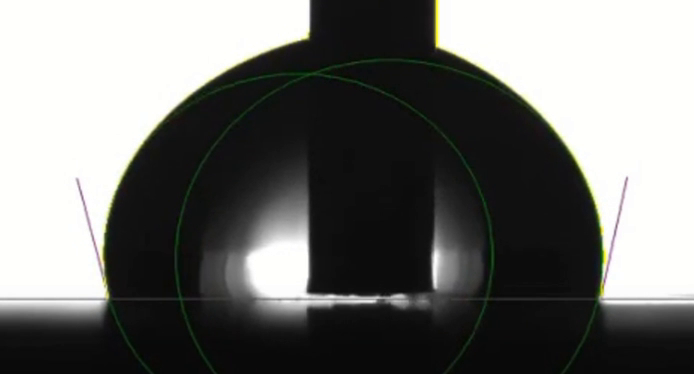
#> input picture frame 59 of python/video.mp4, 694 x 374 px, given in place of video_sample.mp4, which was not available
$ python hysteresis_final.py
#> lines starting #> are read from the running program, lines starting #| are printed output that depends on the picture; after the words box and inside, x2 and y2 are one past the last pixel; in counts of white or black regions, pixels touching at a corner belong together; pictures that were not available may be replaced by others from this repository, and a replacement may not be noted
### python/Thresholds.py
import cv2
import os
import numpy as np
import matplotlib.pyplot as plt
from pathlib import Path
from matplotlib.widgets import Slider
# from ADB_extractor import image_retrieval_from_phone

# Global list to keep track of the contour plot objects
contour_lines = []

# [83 lines left out: functions log_thresholds, update, on_close, get_latest_file, load_latest_image_path, not called in this run]

def get_threshes(image):

    # Convert the image to grayscale
    gray_image = cv2.cvtColor(image, cv2.COLOR_BGR2GRAY)

    # Create a matplotlib figure
    fig, ax = plt.subplots(figsize=(10, 6))
    plt.subplots_adjust(bottom=0.25)

    # Display the image
    ax.imshow(cv2.cvtColor(image, cv2.COLOR_BGR2RGB))
    ax.set_title('Adjust the Canny Thresholds')

    # Add sliders for adjusting the lower and upper threshold values
    ax_slider_lower = plt.axes([0.1, 0.01, 0.65, 0.03], facecolor='lightgoldenrodyellow')
    slider_lower = Slider(ax_slider_lower, 'Lower Threshold', 0, 255, valinit=100, valstep=1)

    ax_slider_upper = plt.axes([0.1, 0.06, 0.65, 0.03], facecolor='lightgoldenrodyellow')
    slider_upper = Slider(ax_slider_upper, 'Upper Threshold', 0, 255, valinit=200, valstep=1)

    # Attach the update function to the sliders
    slider_lower.on_changed(lambda val: update(val, slider_lower, slider_upper, ax, fig, image, gray_image))
    slider_upper.on_changed(lambda val: update(val, slider_lower, slider_upper, ax, fig, image, gray_image))


    # Connect the close event to log the final thresholds
    fig.canvas.mpl_connect('close_event', lambda event: on_close(event, slider_lower, slider_upper))
    # Access the current figure's Tkinter window
    canvas = plt.gcf().canvas
    tk_window = canvas.manager.window
    # Set the window size and position using Tkinter's geometry method
    tk_window.geometry("960x540+0+0")  # Position at (0, 0) with size 960x540
    # Show the plot
    plt.show()

# [7 lines left out: function Threshold, not called in this run]

### python/hysteresis_final.py
# Import necessary libraries
import io
import cv2
import os
import numpy as np
import csv
import scipy
import warnings
from pathlib import Path
import matplotlib.pyplot as plt
from matplotlib.widgets import Slider
from collections import defaultdict
# from ADB_extractor import video_retrieval_from_phone
from Thresholds import get_threshes
# warnings.filterwarnings("ignore", category=np.RankWarning)

# Global variables for cropping
ref_point = []
cropping = False
vertical_lines = [None, None]

file_path = "Contact_Angle_Hysteresis.txt"
with open(file_path, "w") as file:
    file.write("Hysteresis Analysis started...\n")

# Mouse callback function to select the cropping area
# [50 lines left out: function crop_image, not called in this run]

# Function to resize the image to fit within the screen
def resize_to_fit_screen(image, screen_width=1920, screen_height=1080):
    """
    Resizes the image to fit within the screen dimensions while maintaining the aspect ratio.

    Args:
        image: The input image to resize.
        screen_width: Maximum width of the screen.
        screen_height: Maximum height of the screen.

    Returns:
        Resized image and the scale factor.
    """
    h, w = image.shape[:2]
    scale = min(screen_width / w, screen_height / h)
    if scale < 1:  # Resize only if the image is larger than the screen
        resized_image = cv2.resize(image, (int(w * scale), int(h * scale)), interpolation=cv2.INTER_AREA)
        return resized_image, scale
    return image, 1.0  # Return the original image if no resizing is needed

# Function to allow the user to crop the image
def get_cropped_image(image):
    '''
    Allows the user to interactively crop the input image using OpenCV.

    Args:
        image: Input image to be cropped.

    Returns:
        Cropped portion of the image or the original image if cropping is skipped.
    '''
    global ref_point,cropping

    if image is None:
        with open(file_path, "a") as file:
            file.write("Input image is None. Please provide a valid image.\n")
        raise ValueError("Input image is None. Please provide a valid image.")

    # Resize the image to fit the screen
    resized_image, scale = resize_to_fit_screen(image)

    clone = resized_image.copy()

    # Set up the window and set the mouse callback function for cropping
    cv2.namedWindow("Crop Image")
    # Resize the window (width, height)
    cv2.resizeWindow("Crop Image", 960, 540)
    # Move the window (x, y position on screen)
    cv2.moveWindow("Crop Image", 0 , 0)
    cv2.setMouseCallback("Crop Image", crop_image, param=clone)

    # Display the image and wait for cropping
    while True:
        cv2.imshow("Crop Image", clone)
        key = cv2.waitKey(1) & 0xFF

        # Press 'r' to reset cropping
        if key == ord("r"):
            ref_point = []  # Clear previous ROI points
            # clone = image.copy()  # Reset the clone to the original image
            print("Reset cropping selection.")
            with open(file_path, "a") as file:
                file.write("Reset cropping selection.\n")

        # Press 'c' to confirm the crop and break the loop
        elif key == ord("c") and len(ref_point) == 2:
            print("Cropping confirmed.")
            with open(file_path, "a") as file:
                file.write("Cropping confirmed.\n")
            cropping=True
            break

        # Press 'n' to skip cropping
        elif key == ord("n"):
            cv2.destroyAllWindows()  # Close the window
            return image,scale  # Return the original image without cropping

        # Check if the window is closed
        if cv2.getWindowProperty("Crop Image", cv2.WND_PROP_VISIBLE) < 1:
            print("Window closed.")
            with open(file_path, "a") as file:
                file.write("Window closed.\n")
            cv2.destroyAllWindows()
            return image,scale  # Return the original image without cropping

    # Close the cropping window after confirmation
    cv2.destroyAllWindows()

    # Crop the selected area
    if len(ref_point) == 2:
        x0, y0 = int(ref_point[0][0] / scale), int(ref_point[0][1] / scale)
        x1, y1 = int(ref_point[1][0] / scale), int(ref_point[1][1] / scale)
        # Get the coordinates in correct order
        x0, x1 = min(x0, x1), max(x0, x1)
        y0, y1 = min(y0, y1), max(y0, y1)

        if x0 == x1 or y0 == y1:
            with open(file_path, "a") as file:
                file.write("Cropping region must have a non-zero area.\n")
            raise ValueError("Cropping region must have a non-zero area.")

        cropped_image = image[y0:y1, x0:x1]
        return cropped_image,scale
    else:
        return image,scale

def read_last_thresholds(file_path2='thresholds_log.txt'):
    """Reads the last logged thresholds from the file."""
    try:
        with open(file_path2, 'r') as file:
            lines = file.readlines()
            # If the file is not empty, get the last line
            if lines:
                last_line = lines[-1].strip()
                # Extract the values of lower and upper thresholds
                lower_threshold = int(last_line.split('Final Lower Threshold: ')[1].split(',')[0])
                upper_threshold = int(last_line.split('Final Upper Threshold: ')[1].split(',')[0])
                return lower_threshold, upper_threshold
            else:
                print("No thresholds found in the file.")
                with open(file_path, "a") as file:
                    file.write("No thresholds found in the file.\n")
                return None, None
    except FileNotFoundError:
        print("Thresholds log file not found.")
        with open(file_path, "a") as file:
            file.write("Thresholds log file not found.\n")
        return None, None

# Baseline selection from the first frame
def select_baseline(image):
    """
    Select the baseline y-position from the image by using a slider in a matplotlib plot.

    Args:
        image (numpy.ndarray): The input image for baseline selection.

    Returns:
        int: Selected baseline y-position.
    """
    if image is None:
        with open(file_path, "a") as file:
            file.write("Input image is None. Please provide a valid image.\n")
        raise ValueError("Input image is None. Please provide a valid image.")

    fig, ax = plt.subplots()
    plt.subplots_adjust(bottom=0.25)

    ax.imshow(cv2.cvtColor(image, cv2.COLOR_BGR2RGB))
    ax.set_title('Adjust the baseline using the slider')

    # Initial baseline y position
    init_baseline_y = image.shape[0] // 2

    # Create a slider for baseline adjustment
    ax_baseline = plt.axes([0.2, 0.1, 0.65, 0.03], facecolor='lightgoldenrodyellow')
    baseline_slider = Slider(ax_baseline, 'Baseline Y', 0, image.shape[0], valinit=init_baseline_y)

    # Draw the baseline
    line = ax.axhline(y=init_baseline_y, color='r', linestyle='--')

    # Update function for the slider
    # [4 lines left out: function update, not called in this run]

    baseline_slider.on_changed(update)
    # Access the current figure's Tkinter window
    canvas = plt.gcf().canvas
    tk_window = canvas.manager.window
    # Set the window size and position using Tkinter's geometry method
    tk_window.geometry("960x540+0+0")
    plt.show()

    return int(baseline_slider.val)

def select_vertical_lines(image):
    '''
    Allow the user to select two vertical lines around the needle using sliders.
    Args:
        image: The input image for vertical line selection.
    '''
    global vertical_lines

    if image is None:
        with open(file_path, "a") as file:
            file.write("Input image is None. Please provide a valid image.\n")
        raise ValueError("Input image is None. Please provide a valid image.")

    fig, ax = plt.subplots()
    plt.subplots_adjust(bottom=0.25)
    ax.imshow(cv2.cvtColor(image, cv2.COLOR_BGR2RGB))
    ax.set_title('Adjust the vertical lines using the sliders')

    # Initial positions for the vertical lines (starting at one-third and two-thirds of image width)
    init_left_line = image.shape[1] // 3
    init_right_line = 2 * image.shape[1] // 3

    # Create sliders for vertical lines
    ax_left_line = plt.axes([0.2, 0.05, 0.65, 0.03], facecolor='lightgoldenrodyellow')
    left_slider = Slider(ax_left_line, 'Left Line X', 0, image.shape[1], valinit=init_left_line)
    ax_right_line = plt.axes([0.2, 0.02, 0.65, 0.03], facecolor='lightgoldenrodyellow')
    right_slider = Slider(ax_right_line, 'Right Line X', 0, image.shape[1], valinit=init_right_line)

    # Create vertical lines based on the sliders
    left_line = ax.axvline(x=init_left_line, color='g', linestyle='--')
    right_line = ax.axvline(x=init_right_line, color='g', linestyle='--')

    # [4 lines left out: function update_lines, not called in this run]

    left_slider.on_changed(update_lines)
    right_slider.on_changed(update_lines)
    # Access the current figure's Tkinter window
    canvas = plt.gcf().canvas
    tk_window = canvas.manager.window
    # Set the window size and position using Tkinter's geometry method
    tk_window.geometry("960x540+0+0")
    plt.show()

    vertical_lines[0] = int(left_slider.val)
    vertical_lines[1] = int(right_slider.val)

    return vertical_lines

def average_y_for_same_x(points):
    '''
    Averages the y-coordinates for all points sharing the same x-coordinate.

    Args:
        points: List or array of [x, y] points.

    Returns:
        Numpy array of unique x-coordinates with averaged y-coordinates.
    '''
    if not points.any():
        with open(file_path, "a") as file:
            file.write("Input points array of points with same x-coordinate is empty.\n")
        raise ValueError("Input points array of points with same x-coordinate is empty.")

    x_dict = defaultdict(list)

    for point in points:
        x_dict[point[0]].append(point[1])

    averaged_points = []
    for x, y_values in x_dict.items():
        avg_y = np.mean(y_values)
        averaged_points.append([x, avg_y])

    return np.array(averaged_points)

def calculate_contact_angle(image, baseline_y, vertical_lines):
    '''
    Calculates the static contact angle of a droplet on a surface based on the contour.

    Args:
        image: Input image of the droplet.
        baseline_y: Baseline y-coordinate for contact angle calculation.

    Returns:
        Average contact angle or None if calculation fails.
    '''
    if image is None or baseline_y < 0 or baseline_y >= image.shape[0]:
        with open(file_path, "a") as file:
            file.write("Invalid image or baseline position.\n")
        raise ValueError("Invalid image or baseline position.")

    gray = cv2.cvtColor(image, cv2.COLOR_BGR2GRAY)
    blurred = cv2.GaussianBlur(gray, (5, 5), 0)
    lower_threshold, upper_threshold = read_last_thresholds()
    if lower_threshold is not None and upper_threshold is not None:
        edges = cv2.Canny(blurred, lower_threshold, upper_threshold)
    else:
        edges = cv2.Canny(blurred, 50, 150)
    # Mask out the area between the vertical lines
    mask = np.ones_like(edges)
    mask[:, vertical_lines[0]:vertical_lines[1]] = 0  # Set the area between the lines to 0
    edges = edges * mask  # Apply mask to the edges
    contours, _ = cv2.findContours(edges, cv2.RETR_TREE, cv2.CHAIN_APPROX_NONE)

    if len(contours) == 0:
        print("No contours found!")
        with open(file_path, "a") as file:
            file.write("No contours found!\n")
        return None

    all_points = np.vstack(contours)  # Stack all contour points into one array
    contour = all_points.reshape(-1, 2)
    contour_points = np.squeeze(contour)
    above_baseline_points = contour_points[contour_points[:, 1] < baseline_y]

    if len(above_baseline_points) < 3:
        print("Not enough points found above the baseline.")
        with open(file_path, "a") as file:
            file.write("Not enough points found above the baseline.\n")
        return None

    sorted_points = above_baseline_points[np.argsort(above_baseline_points[:, 0])]
    intersection_points = sorted_points[np.isclose(sorted_points[:, 1], baseline_y, atol=1.0)]

    if len(intersection_points) < 2:
        print("Could not find enough intersection points with the baseline.")
        with open(file_path, "a") as file:
            file.write("Could not find enough intersection points with the baseline.\n")
        return None

    left_intersection = intersection_points[0]
    right_intersection = intersection_points[-1]
    width = np.linalg.norm(np.array(right_intersection)-np.array(left_intersection))
    if np.all(sorted_points[0] == left_intersection) and np.all(sorted_points[-1] == right_intersection):
        obtuse = False
        left_points = sorted_points[:101]
        left_points = average_y_for_same_x(left_points)
        right_points = sorted_points[-101:]
        right_points = average_y_for_same_x(right_points)
    else:
        obtuse = True
        distance_threshold = 30
        distances_from_baseline = np.abs(sorted_points[:, 1] - baseline_y)

        left_points = sorted_points[(distances_from_baseline < distance_threshold) &
                                    (sorted_points[:, 0] <= left_intersection[0])]
        left_points = average_y_for_same_x(left_points)

        right_points = sorted_points[(distances_from_baseline < distance_threshold) &
                                     (sorted_points[:, 0] >= right_intersection[0])]
        right_points = average_y_for_same_x(right_points)

    def calculate_angle(points, intersection_point):
        poly_coeffs = np.polyfit(points[:, 0], points[:, 1], 2)
        poly = np.poly1d(poly_coeffs)
        slope = np.polyder(poly)(intersection_point[0])
        angle = np.arctan(slope) * (180 / np.pi)
        return angle

    if obtuse:
        left_angle = 180 - calculate_angle(left_points, left_intersection)
        right_angle = 180 + calculate_angle(right_points, right_intersection)
    else:
        left_angle = -calculate_angle(left_points, left_intersection)
        right_angle = calculate_angle(right_points, right_intersection)

    avg_contact_angle = (left_angle + right_angle) / 2

    return left_angle,right_angle,avg_contact_angle,width,sorted_points,left_points,right_points,baseline_y,left_intersection,right_intersection


# [23 lines left out: function detect_hysteresis_points, not called in this run]

# Initialize video input and processing logic
def process_video_for_hysteresis(video_path):
    """
    Process video for hysteresis analysis, calculating contact angles and hysteresis.

    Args:
        video_path (str): Path to the input video file.
    """
    cap = cv2.VideoCapture(video_path)

    if not cap.isOpened():
        with open(file_path, "a") as file:
            file.write("Error: Unable to open video file.\n")
        raise FileNotFoundError("Error: Unable to open video file.")

    ret, first_frame = cap.read()
#> first_frame is the input picture: shape (374, 694, 3); mean B, G, R 112.5, 114.9, 114.3
    if not ret:
        with open(file_path, "a") as file:
            file.write("Error: Could not read the first frame.\n")
        raise ValueError("Error: Could not read the first frame.")

    roi, scale = get_cropped_image(first_frame)
#> in get_cropped_image, `resized_image, scale = resize_to_fit_screen(image)`: scale = 1
#> (key q is pressed here)
#> scale = 1
    if roi is None:
        with open(file_path, "a") as file:
            file.write("Failed to select ROI.\n")
        raise ValueError("Failed to select ROI.")
    get_threshes(roi)
#> in get_threshes, `plt.show()`:
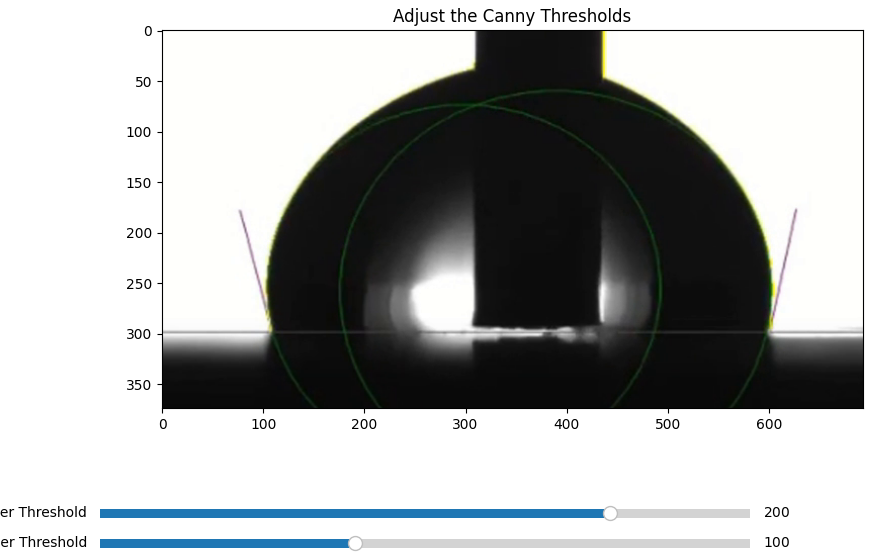
#> figure drawn by matplotlib, 3 panels
    baseline = select_baseline(roi)
#> in select_baseline, `plt.show()`:
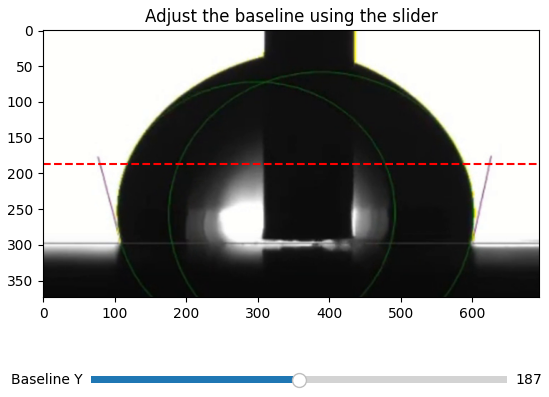
#> figure drawn by matplotlib, 2 panels
#> baseline = 187
    vertical_lines = select_vertical_lines(roi)
#> in select_vertical_lines, `plt.show()`:
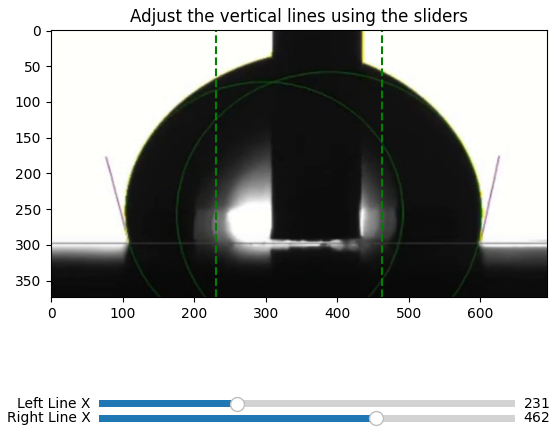
#> figure drawn by matplotlib, 3 panels
#> vertical_lines = [231, 462]
    if len(ref_point) == 2:
        x0, y0 = int(ref_point[0][0] / scale), int(ref_point[0][1] / scale)
        x1, y1 = int(ref_point[1][0] / scale), int(ref_point[1][1] / scale)
        # Get the coordinates in correct order
        x0, x1 = min(x0, x1), max(x0, x1)
        y0, y1 = min(y0, y1), max(y0, y1)

    # Initialize video writer (you can adjust the output path, codec, and FPS as needed)
    fourcc = cv2.VideoWriter_fourcc(*'XVID')
    output_video = cv2.VideoWriter('output_video.mp4', fourcc, 30.0, (640, 480))  # Adjust size accordingly

    # Initialize matplotlib for live graph
    plt.ion()
    fig, ax = plt.subplots(figsize=(6.4, 4.8), dpi=100)  # 6.4 * 100 = 640, 4.8 * 100 = 480
    contact_angles = []
    left_contact_angles = []
    right_contact_angles = []
    frame_indices = []
    widths = []
    step = []
    line_contact_angle, = ax.plot([], [], label='Contact Angle (\xb0)', color='r')
    line_left_contact_angle, = ax.plot([], [], label='Left Contact Angle (\xb0)', color='g')
    line_right_contact_angle, = ax.plot([], [], label='Right Contact Angle (\xb0)', color='b')
    ax.set_xlim(0, 100)  # Initial limits, will be updated dynamically
    ax.set_ylim(90, 110)
    ax.set_xlabel("Frame Index")
    ax.set_ylabel("Contact Angle (\xb0)")
    ax.legend()
      # Access the current figure's Tkinter window
    # canvas = plt.gcf().canvas
    # tk_window = canvas.manager.window
    # # Set the window size and position using Tkinter's geometry method
    # tk_window.geometry("960x540+0+0")  # Position at (0, 0) with size 960x540
    frame_index = 0
    with open('contact_angle_data.csv', mode='w', newline='') as file:
        writer = csv.writer(file)
        writer.writerow(["Frame", "Left Contact Angle", "Right Contact Angle", "Average Contact Angle", "Width"])

        while cap.isOpened():
            ret, frame = cap.read()

            if not ret:
                print("End of video stream or error in reading the video file.")
                with open(file_path, "a") as file:
                    file.write("End of video stream or error in reading the video file.\n")
                break

            # Process the frame for contact angle calculations
            if cropping:
                frame = frame[y0:y1, x0:x1]
            result = calculate_contact_angle(frame, baseline, vertical_lines)
#> (reads python/thresholds_log.txt from the repository)
#> in calculate_contact_angle, `edges = cv2.Canny(blurred, lower_threshold, upper_threshold)`:
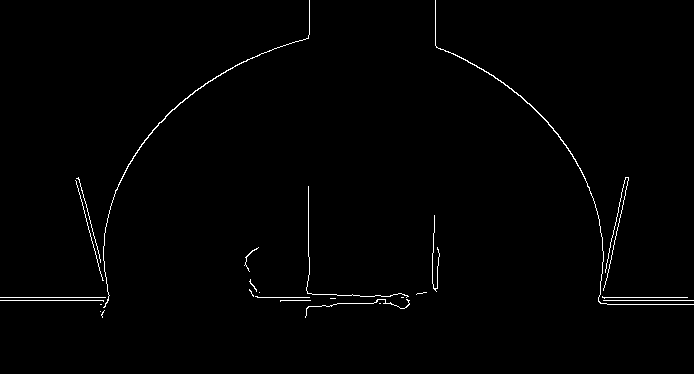
#> edges: shape (374, 694); 0.96% white in thin lines or dots, all inside (x1, y1, x2, y2) = (0, 0, 694, 318)
#> in calculate_contact_angle, `edges = edges * mask`:
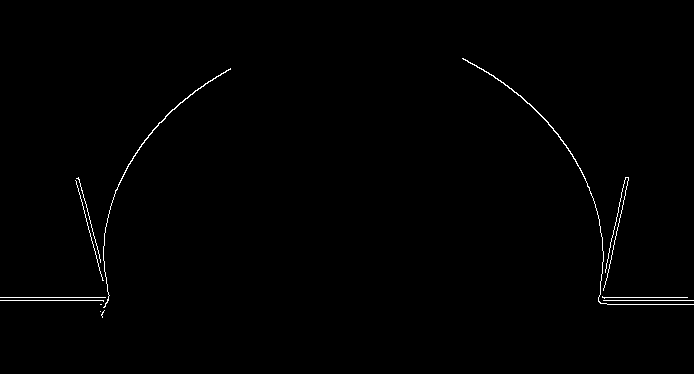
#> edges: shape (374, 694); 0.63% white in thin lines or dots, all inside (x1, y1, x2, y2) = (0, 58, 694, 318)
#> in calculate_contact_angle, `contours, _ = cv2.findContours(edges, cv2.RETR_TREE, cv2.CHAIN_APPROX_..`: contours = 12 contours, 10 with area under 20; largest, box (x1, y1, x2, y2) and area: (462, 58, 694, 305) 106, (103, 68, 231, 308) 102
#> in calculate_contact_angle, `all_points = np.vstack(contours)`: all_points = contour of 2811 points, box (x1, y1, x2, y2) (0, 58, 694, 318), area 7758
#> (the rest of the program and of its run is left out)
